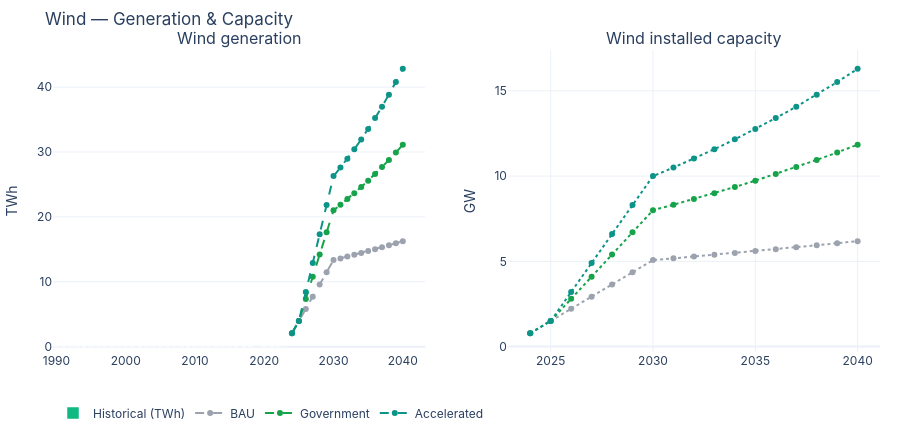

This figure's notebook cell:
### Code cell
fig = make_subplots(rows=1, cols=2, subplot_titles=('Wind generation','Wind installed capacity'))
wh = df_c[['year','gen_wind_twh']].fillna(0)
fig.add_trace(go.Bar(x=wh['year'], y=wh['gen_wind_twh'], name='Historical (TWh)',
                      marker_color=COLORS['wind']), row=1, col=1)
for sc in ['BAU','Government','Accelerated']:
    sd = scenarios_fc[scenarios_fc['scenario']==sc]
    fig.add_trace(go.Scatter(x=sd['year'], y=sd['gen_wind_twh'], name=f'{sc}',
                              line=dict(color=COLORS[sc], dash='dash', width=2)), row=1, col=1)
for sc in ['BAU','Government','Accelerated']:
    sd = scenarios_fc[scenarios_fc['scenario']==sc]
    fig.add_trace(go.Scatter(x=sd['year'], y=sd['cap_wind_mw']/1000, name=f'{sc} cap',
                              line=dict(color=COLORS[sc], dash='dot', width=2), showlegend=False), row=1, col=2)
fig.update_yaxes(title_text='TWh', row=1, col=1)
fig.update_yaxes(title_text='GW', row=1, col=2)
fig.update_layout(title='Wind — Generation & Capacity', hovermode='x unified')
fig_wind = to_div(fig, 'wind-panel', 440)
fig.show()

### Figure 1 — Plotly figure (JSON) as saved in the notebook; plotly's stock layout.template omitted (floating-point values rounded to 4 significant figures)
{"data": [{"marker": {"color": "#10b981"}, "name": "Historical (TWh)", "type": "bar", "x": [1990, 1991, 1992, 1993, 1994, 1995, 1996, 1997, 1998, 1999, 2000, 2001, 2002, 2003, 2004, 2005, 2006, 2007, 2008, 2009, 2010, 2011, 2012, 2013, 2014, 2015, 2016, 2017, 2018, 2019, 2020, 2021, 2022, 2023], "xaxis": "x", "y": [0.0, 0.0, 0.0, 0.0, 0.0, 0.0, 0.0, 0.0, 0.0, 0.0, 0.0, 0.0, 0.0, 0.0, 0.0, 0.0, 0.0, 0.0, 0.0, 0.0, 0.0, 0.0, 0.0, 0.0, 0.0, 0.0, 0.0, 0.0, 0.0, 0.015, 0.0, 0.001, 0.0, 0.007], "yaxis": "y"}, {"line": {"color": "#9ca3af", "dash": "dash", "width": 2}, "name": "BAU", "type": "scatter", "x": [2024, 2025, 2026, 2027, 2028, 2029, 2030, 2031, 2032, 2033, 2034, 2035, 2036, 2037, 2038, 2039, 2040], "xaxis": "x", "y": [2.08, 3.94, 5.82, 7.7, 9.58, 11.46, 13.34, 13.6, 13.88, 14.15, 14.44, 14.73, 15.02, 15.32, 15.63, 15.94, 16.26], "yaxis": "y"}, {"line": {"color": "#16a34a", "dash": "dash", "width": 2}, "name": "Government", "type": "scatter", "x": [2024, 2025, 2026, 2027, 2028, 2029, 2030, 2031, 2032, 2033, 2034, 2035, 2036, 2037, 2038, 2039, 2040], "xaxis": "x", "y": [2.08, 3.94, 7.36, 10.77, 14.19, 17.61, 21.02, 21.86, 22.74, 23.65, 24.6, 25.58, 26.6, 27.67, 28.77, 29.92, 31.12], "yaxis": "y"}, {"line": {"color": "#0d9488", "dash": "dash", "width": 2}, "name": "Accelerated", "type": "scatter", "x": [2024, 2025, 2026, 2027, 2028, 2029, 2030, 2031, 2032, 2033, 2034, 2035, 2036, 2037, 2038, 2039, 2040], "xaxis": "x", "y": [2.08, 3.94, 8.41, 12.88, 17.34, 21.81, 26.28, 27.59, 28.97, 30.42, 31.94, 33.54, 35.22, 36.98, 38.83, 40.77, 42.81], "yaxis": "y"}, {"line": {"color": "#9ca3af", "dash": "dot", "width": 2}, "name": "BAU cap", "showlegend": false, "type": "scatter", "x": [2024, 2025, 2026, 2027, 2028, 2029, 2030, 2031, 2032, 2033, 2034, 2035, 2036, 2037, 2038, 2039, 2040], "xaxis": "x2", "y": [0.79, 1.5, 2.215, 2.93, 3.645, 4.36, 5.075, 5.176, 5.28, 5.386, 5.493, 5.603, 5.715, 5.83, 5.946, 6.065, 6.186], "yaxis": "y2"}, {"line": {"color": "#16a34a", "dash": "dot", "width": 2}, "name": "Government cap", "showlegend": false, "type": "scatter", "x": [2024, 2025, 2026, 2027, 2028, 2029, 2030, 2031, 2032, 2033, 2034, 2035, 2036, 2037, 2038, 2039, 2040], "xaxis": "x2", "y": [0.79, 1.5, 2.8, 4.1, 5.4, 6.7, 8.0, 8.32, 8.653, 8.999, 9.359, 9.733, 10.12, 10.53, 10.95, 11.39, 11.84], "yaxis": "y2"}, {"line": {"color": "#0d9488", "dash": "dot", "width": 2}, "name": "Accelerated cap", "showlegend": false, "type": "scatter", "x": [2024, 2025, 2026, 2027, 2028, 2029, 2030, 2031, 2032, 2033, 2034, 2035, 2036, 2037, 2038, 2039, 2040], "xaxis": "x2", "y": [0.79, 1.5, 3.2, 4.9, 6.6, 8.3, 10.0, 10.5, 11.03, 11.58, 12.15, 12.76, 13.4, 14.07, 14.78, 15.51, 16.29], "yaxis": "y2"}], "layout": {"annotations": [{"font": {"size": 16}, "showarrow": false, "text": "Wind generation", "x": 0.225, "xanchor": "center", "xref": "paper", "y": 1.0, "yanchor": "bottom", "yref": "paper"}, {"font": {"size": 16}, "showarrow": false, "text": "Wind installed capacity", "x": 0.775, "xanchor": "center", "xref": "paper", "y": 1.0, "yanchor": "bottom", "yref": "paper"}], "font": {"family": "-apple-system, system-ui, sans-serif", "size": 12}, "height": 440, "hovermode": "x unified", "legend": {"orientation": "h", "x": 0, "xanchor": "left", "y": -0.25, "yanchor": "bottom"}, "margin": {"b": 40, "l": 50, "r": 20, "t": 50}, "title": {"text": "Wind — Generation & Capacity"}, "xaxis": {"anchor": "y", "domain": [0.0, 0.45]}, "xaxis2": {"anchor": "y2", "domain": [0.55, 1.0]}, "yaxis": {"anchor": "x", "domain": [0.0, 1.0], "title": {"text": "TWh"}}, "yaxis2": {"anchor": "x2", "domain": [0.0, 1.0], "title": {"text": "GW"}}}}
